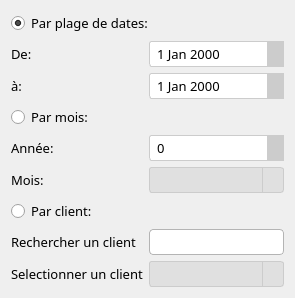
             <widget class="QWidget" name="page_historique_vente">
              <layout class="QFormLayout" name="formLayout_SalesHistory">
               <item row="0" column="0" colspan="2">
                <widget class="QRadioButton" name="radio_button_plage_date">
                 <property name="font">
                  <font>
                   <family>Outfit</family>
                   <pointsize>10</pointsize>
                  </font>
                 </property>
                 <property name="cursor">
                  <cursorShape>PointingHandCursor</cursorShape>
                 </property>
                 <property name="text">
                  <string>Par plage de dates: </string>
                 </property>
                 <property name="checked">
                  <bool>true</bool>
                 </property>
                </widget>
               </item>
               <item row="1" column="0">
                <widget class="QLabel" name="label_de">
                 <property name="font">
                  <font>
                   <family>Outfit</family>
                   <pointsize>10</pointsize>
                  </font>
                 </property>
                 <property name="text">
                  <string>De: </string>
                 </property>
                </widget>
               </item>
               <item row="2" column="0">
                <widget class="QLabel" name="label_a">
                 <property name="font">
                  <font>
                   <family>Outfit</family>
                   <pointsize>10</pointsize>
                  </font>
                 </property>
                 <property name="text">
                  <string>à: </string>
                 </property>
                </widget>
               </item>
               <item row="2" column="1">
                <widget class="QDateEdit" name="date_edit_a">
                 <property name="font">
                  <font>
                   <family>Outfit</family>
                   <pointsize>10</pointsize>
                  </font>
                 </property>
                 <property name="styleSheet">
                  <string notr="true">QDateEdit {
    border: 1px solid #CCCCCC;
    border-radius: 3px;
    padding: 2px 5px;
}
QDateEdit::up-button {
    subcontrol-origin: border;
    subcontrol-position: top right;
    width: 16px;
    border-left: 1px solid #CCCCCC;
   background: #cccccc;
}
QDateEdit::down-button {
    subcontrol-origin: border;
    subcontrol-position: bottom right;
    width: 16px;
    border-left: 1px solid #CCCCCC;
    background: #cccccc;
}
QDateEdit::up-arrow {
    image: url(:/icons/icons/caret-up.svg);
    width: 12px;
    height: 12px;
}
QDateEdit::down-arrow {
    image: url(:/icons/icons/caret-down.svg);
    width: 12px;
    height: 12px;
}
QDateEdit::up-button:hover, QSpinBox::down-button:hover {
    background: #66BB6A;
}
QDateEdit::up-button:pressed, QSpinBox::down-button:pressed {
    background: #388E3C; 
}</string>
                 </property>
                </widget>
               </item>
               <item row="3" column="0" colspan="2">
                <widget class="QRadioButton" name="radio_button_par_mois">
                 <property name="font">
                  <font>
                   <family>Outfit</family>
                   <pointsize>10</pointsize>
                  </font>
                 </property>
                 <property name="cursor">
                  <cursorShape>PointingHandCursor</cursorShape>
                 </property>
                 <property name="text">
                  <string>Par mois: </string>
                 </property>
                </widget>
               </item>
               <item row="4" column="0">
                <widget class="QLabel" name="label_annee">
                 <property name="font">
                  <font>
                   <family>Outfit</family>
                   <pointsize>10</pointsize>
                  </font>
                 </property>
                 <property name="text">
                  <string>Année: </string>
                 </property>
                </widget>
               </item>
               <item row="4" column="1">
                <widget class="QSpinBox" name="spin_box_annee">
                 <property name="font">
                  <font>
                   <family>Outfit</family>
                   <pointsize>10</pointsize>
                  </font>
                 </property>
                 <property name="styleSheet">
                  <string notr="true">QSpinBox {
    border: 1px solid #CCCCCC;
    border-radius: 3px;
    padding: 2px 5px;
}
QSpinBox::up-button {
    subcontrol-origin: border;
    subcontrol-position: top right;
    width: 16px;
    border-left: 1px solid #CCCCCC;
   background: #cccccc;
}
QSpinBox::down-button {
    subcontrol-origin: border;
    subcontrol-position: bottom right;
    width: 16px;
    border-left: 1px solid #CCCCCC;
    background: #cccccc;
}
QSpinBox::up-arrow {
    image: url(:/icons/icons/caret-up.svg);
    width: 12px;
    height: 12px;
}
QSpinBox::down-arrow {
    image: url(:/icons/icons/caret-down.svg);
    width: 12px;
    height: 12px;
}
QSpinBox::up-button:hover, QSpinBox::down-button:hover {
    background: #66BB6A;
}
QSpinBox::up-button:pressed, QSpinBox::down-button:pressed {
    background: #388E3C; 
}</string>
                 </property>
                 <property name="maximum">
                  <number>999999999</number>
                 </property>
                </widget>
               </item>
               <item row="5" column="0">
                <widget class="QLabel" name="label_mois">
                 <property name="font">
                  <font>
                   <family>Outfit</family>
                   <pointsize>10</pointsize>
                  </font>
                 </property>
                 <property name="text">
                  <string>Mois:</string>
                 </property>
                </widget>
               </item>
               <item row="5" column="1">
                <widget class="QComboBox" name="combo_box_mois">
                 <property name="font">
                  <font>
                   <family>Outfit</family>
                   <pointsize>10</pointsize>
                  </font>
                 </property>
                 <property name="cursor">
                  <cursorShape>PointingHandCursor</cursorShape>
                 </property>
                 <property name="styleSheet">
                  <string notr="true">QComboBox {
    padding: 2px 20px 2px 5px; 
    border: 1px solid #CCCCCC;
    border-radius: 3px;
    background: white;
}
QComboBox::drop-down {
    subcontrol-origin: padding;
    subcontrol-position: top right;
    width: 20px;
    border-left: 1px solid #CCCCCC;
}
QComboBox::down-arrow {
    image: url(:/icons/icons/caret-down.svg);
    width: 12px;
    height: 12px;
}
QComboBox:hover::drop-down {
    background: #E0E0E0;
}
QComboBox::down-arrow:on {
    image: url(:/icons/icons/caret-up.svg); 
}</string>
                 </property>
                </widget>
               </item>
               <item row="6" column="0" colspan="2">
                <widget class="QRadioButton" name="radio_button_par_client">
                 <property name="font">
                  <font>
                   <family>Outfit</family>
                   <pointsize>10</pointsize>
                  </font>
                 </property>
                 <property name="cursor">
                  <cursorShape>PointingHandCursor</cursorShape>
                 </property>
                 <property name="text">
                  <string>Par client:</string>
                 </property>
                </widget>
               </item>
               <item row="7" column="0">
                <widget class="QLabel" name="label_rechercher_client_tab_rapport">
                 <property name="font">
                  <font>
                   <family>Outfit</family>
                   <pointsize>10</pointsize>
                  </font>
                 </property>
                 <property name="text">
                  <string>Rechercher un client</string>
                 </property>
                </widget>
               </item>
               <item row="7" column="1">
                <widget class="QLineEdit" name="input_recherche_client">
                 <property name="font">
                  <font>
                   <family>Outfit</family>
                   <pointsize>10</pointsize>
                  </font>
                 </property>
                 <property name="styleSheet">
                  <string notr="true">QLineEdit {
border: 1px solid rgb(180, 180, 180);
border-radius: 4px;
padding: 2px 5px;
}

QLineEdit:focus {
border: 1px solid rgb(85, 170, 255);
}</string>
                 </property>
                </widget>
               </item>
               <item row="8" column="0">
                <widget class="QLabel" name="label_selectionner_client_tab_rapport">
                 <property name="font">
                  <font>
                   <family>Outfit</family>
                   <pointsize>10</pointsize>
                  </font>
                 </property>
                 <property name="text">
                  <string>Selectionner un client</string>
                 </property>
                </widget>
               </item>
               <item row="8" column="1">
                <widget class="QComboBox" name="combo_box_selectionner_client">
                 <property name="font">
                  <font>
                   <family>Outfit</family>
                   <pointsize>10</pointsize>
                  </font>
                 </property>
                 <property name="cursor">
                  <cursorShape>PointingHandCursor</cursorShape>
                 </property>
                 <property name="styleSheet">
                  <string notr="true">QComboBox {
    padding: 2px 20px 2px 5px; 
    border: 1px solid #CCCCCC;
    border-radius: 3px;
    background: white;
}
QComboBox::drop-down {
    subcontrol-origin: padding;
    subcontrol-position: top right;
    width: 20px;
    border-left: 1px solid #CCCCCC;
}
QComboBox::down-arrow {
    image: url(:/icons/icons/caret-down.svg);
    width: 12px;
    height: 12px;
}
QComboBox:hover::drop-down {
    background: #E0E0E0;
}
QComboBox::down-arrow:on {
    image: url(:/icons/icons/caret-up.svg); 
}</string>
                 </property>
                </widget>
               </item>
               <item row="1" column="1">
                <widget class="QDateEdit" name="date_edit_de">
                 <property name="font">
                  <font>
                   <family>Outfit</family>
                   <pointsize>10</pointsize>
                  </font>
                 </property>
                 <property name="styleSheet">
                  <string notr="true">QDateEdit {
    border: 1px solid #CCCCCC;
    border-radius: 3px;
    padding: 2px 5px;
}
QDateEdit::up-button {
    subcontrol-origin: border;
    subcontrol-position: top right;
    width: 16px;
    border-left: 1px solid #CCCCCC;
   background: #cccccc;
}
QDateEdit::down-button {
    subcontrol-origin: border;
    subcontrol-position: bottom right;
    width: 16px;
    border-left: 1px solid #CCCCCC;
    background: #cccccc;
}
QDateEdit::up-arrow {
    image: url(:/icons/icons/caret-up.svg);
    width: 12px;
    height: 12px;
}
QDateEdit::down-arrow {
    image: url(:/icons/icons/caret-down.svg);
    width: 12px;
    height: 12px;
}
QDateEdit::up-button:hover, QSpinBox::down-button:hover {
    background: #66BB6A;
}
QDateEdit::up-button:pressed, QSpinBox::down-button:pressed {
    background: #388E3C; 
}</string>
                 </property>
                </widget>
               </item>
              </layout>
             </widget>
